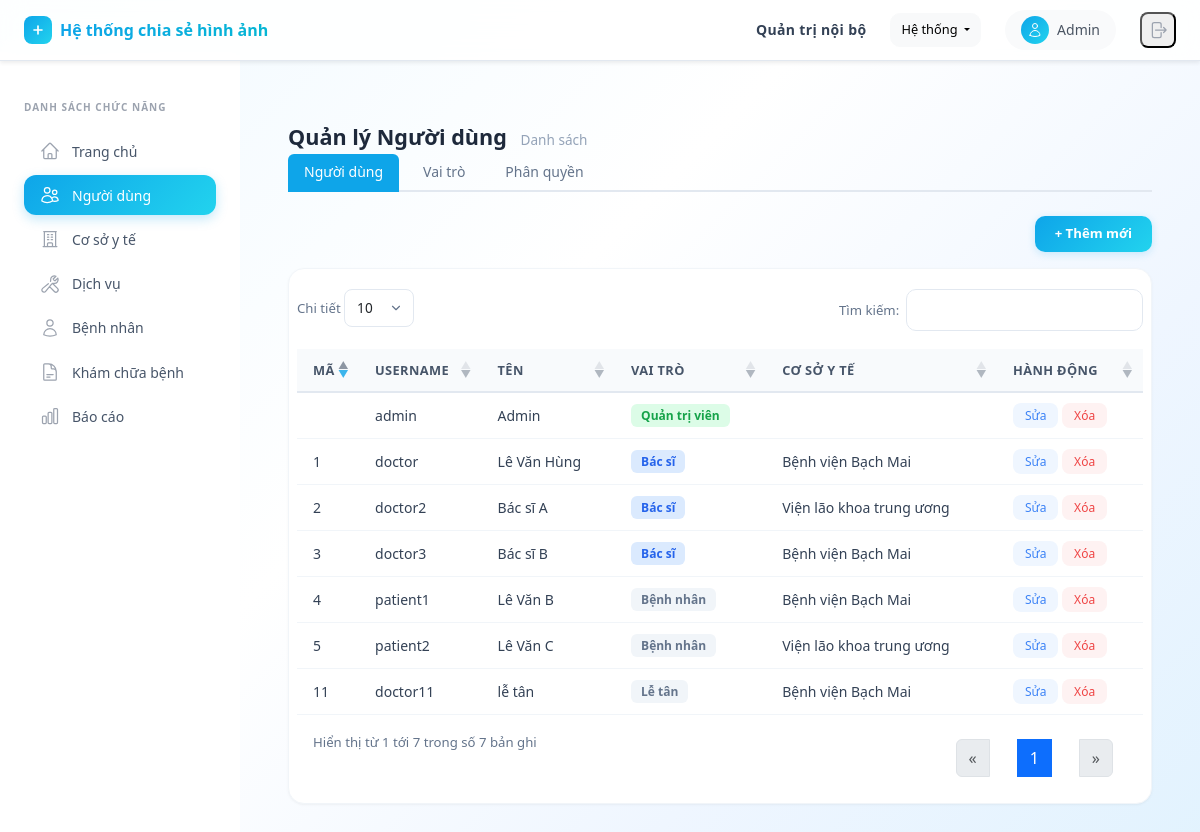
/users/ (signed in), run on the app's committed database.
### api/models.py (models this page shows, shortened)
class User(AbstractUser):
    code = models.CharField(max_length=50, unique=True)
    facility = models.ForeignKey(MedicalFacility, on_delete=models.CASCADE, related_name="users", null=True, blank=True)
    name = models.CharField(max_length=255)
    role = models.ForeignKey(Role, on_delete=models.SET_NULL, null=True, blank=True, related_name='users')
    patient = models.OneToOneField('Patient', on_delete=models.SET_NULL, null=True, blank=True, related_name='user')
    created_at = models.DateTimeField(auto_now_add=True)
    updated_at = models.DateTimeField(auto_now=True)
    @property
    def role_code(self):
        return self.role.code if self.role else None

class Role(models.Model):
    code = models.CharField(max_length=50, unique=True)
    name = models.CharField(max_length=100)
    description = models.TextField(blank=True, null=True)
    permissions = models.ManyToManyField(Permission, blank=True, related_name='roles')
    created_at = models.DateTimeField(auto_now_add=True)
    updated_at = models.DateTimeField(auto_now=True)

class MedicalFacility(models.Model):
    STATUS_CHOICES = [
        ('active', 'Đang hoạt động'),
        ('paused', 'Tạm dừng'),
        ('holiday', 'Nghỉ lễ'),
        ('maintenance', 'Bảo trì'),
        ('closed', 'Ngừng hoạt động'),
    ]
    code = models.CharField(max_length=50, unique=True)
    name = models.CharField(max_length=255)
    address = models.TextField()
    status = models.CharField(max_length=20, choices=STATUS_CHOICES, default='active')
    services = models.ManyToManyField(Service, blank=True, related_name='facilities')

### api/views.py (the view)
# urls.py: path('users/', user_list, name='user_list'),
@admin_required
def user_list(request):
    users = User.objects.select_related('facility', 'role', 'patient').all()
    facilities = MedicalFacility.objects.all()
    roles = Role.objects.all()
    patients = Patient.objects.select_related('user').order_by('identifier')
    patient_role = Role.objects.filter(code='patient').first()
    return render(request, 'user_list.html', {
        'users': users,
        'tab': 'users',
        'subtab': 'users',
        'facilities': facilities,
        'roles': roles,
        'patients': patients,
        'patient_role_id': patient_role.id if patient_role else '',
    })

### api/templates/user_list.html (shortened to what this page needs)
{% extends "base.html" %}
{% load static %}
{% block content %}
<link rel="stylesheet" href="https://cdn.datatables.net/1.13.6/css/dataTables.bootstrap5.min.css">
<h3 class="page-title">Quản lý Người dùng <small>Danh sách</small></h3>
{% include "user_subtabs.html" %}
<div class="table-toolbar">
    <button class="btn-add" data-bs-toggle="modal" data-bs-target="#userModal" onclick="openCreateModal()">+ Thêm mới</button>
</div>
<div class="table-card">
<table id="userTable" class="table">
    <thead>
        <tr>
            <th>Mã</th>
            <th>Username</th>
            <th>Tên</th>
            <th>Vai trò</th>
            <th>Cơ sở y tế</th>
            <th>Hành động</th>
        </tr>
    </thead>
    <tbody>
        {% for u in users %}
        <tr>
            <td><span style="font-weight:500;">{{ u.code }}</span></td>
            <td>{{ u.username }}</td>
            <td>{{ u.name }}</td>
            <td>
                {% if u.role %}
                <span class="badge-role {% if u.role_code == 'admin' %}badge-role-admin{% elif u.role_code == 'doctor' %}badge-role-doctor{% else %}badge-role-default{% endif %}">{{ u.role.name }}</span>
                {% else %}
                <span style="color:#94a3b8;">--</span>
                {% endif %}
            </td>
            <td>{{ u.facility.name|default:"" }}</td>
            <td>
                <button class="btn-action btn-action-edit" data-bs-toggle="modal" data-bs-target="#userModal"
                    onclick="openEditModal('{{ u.id }}', '{{ u.code }}', '{{ u.username }}', '{{ u.name }}', '{{ u.role.id|default:'' }}', '{{ u.facility.id|default:'' }}', '{{ u.patient.id|default:'' }}')">
                    Sửa
                </button>
                <button class="btn-action btn-action-delete" onclick="deleteUser('{{ u.id }}')">Xóa</button>
            </td>
        </tr>
        {% endfor %}
    </tbody>
</table>
</div>
{% endblock %}

### api/templates/base.html (shortened to what this page needs)
﻿<!DOCTYPE html>
<html lang="vi">
<head>
    <script src="https://cdn.tailwindcss.com"></script>
    <link rel="stylesheet" href="https://cdn.jsdelivr.net/npm/bootstrap@5.3.0/dist/css/bootstrap.min.css">
</head>
<body class="min-h-screen" style="margin:0; background: linear-gradient(135deg, #f0f9ff 0%, #ffffff 40%, #eff6ff 70%, #e0f2fe 100%); background-attachment: fixed;">
    <nav class="top-navbar fixed top-0 left-0 right-0 z-50 flex items-center justify-between px-6 py-2.5 shadow-sm">
        <div class="flex items-center gap-3">
            <a href="{% url 'dashboard' %}" class="flex items-center gap-2" style="text-decoration:none;">
                <div class="bg-gradient-to-br from-primary to-cyan-400 rounded-lg p-1.5">
                    <svg class="w-4 h-4 text-white" fill="none" viewBox="0 0 24 24" stroke="currentColor">
                        <path stroke-linecap="round" stroke-linejoin="round" stroke-width="2.5" d="M12 6v6m0 0v6m0-6h6m-6 0H6"/>
                    </svg>
                </div>
                <span class="text-base font-bold bg-gradient-to-r from-primary to-cyan-500 bg-clip-text" style="color:transparent; -webkit-background-clip:text;">Hệ thống chia sẻ hình ảnh</span>
            </a>
        </div>
        <div class="flex items-center gap-4">
            <span class="hidden sm:block text-sm font-semibold text-slate-700 tracking-wide">Quản trị nội bộ</span>
            {% if user.is_authenticated %}
            <div class="dropdown">
                <button class="btn btn-light dropdown-toggle" type="button" data-bs-toggle="dropdown" aria-expanded="false" style="border-radius:10px; font-size:0.8rem; padding:6px 10px;">
                    Hệ thống
                </button>
            </div>
            {% endif %}
            <div class="flex items-center gap-2 bg-gray-50 rounded-full px-3 py-1.5">
                <div class="w-7 h-7 rounded-full bg-gradient-to-br from-primary to-cyan-400 flex items-center justify-center">
                    <svg class="w-4 h-4 text-white" fill="none" viewBox="0 0 24 24" stroke="currentColor">
                        <path stroke-linecap="round" stroke-linejoin="round" stroke-width="1.5" d="M15.75 6a3.75 3.75 0 11-7.5 0 3.75 3.75 0 017.5 0zM4.501 20.118a7.5 7.5 0 0114.998 0A17.933 17.933 0 0112 21.75c-2.676 0-5.216-.584-7.499-1.632z"/>
                    </svg>
                </div>
                <span class="text-sm font-medium text-gray-600">{{ user.name|default:user.username }}</span>
            </div>
            <form action="{% url 'logout' %}" method="post" class="m-0">
                <button type="submit" class="p-1.5 rounded-lg hover:bg-red-50 text-gray-400 hover:text-red-500 transition" title="Đăng xuất">
                    <svg class="w-5 h-5" fill="none" viewBox="0 0 24 24" stroke="currentColor">
                        <path stroke-linecap="round" stroke-linejoin="round" stroke-width="1.5" d="M15.75 9V5.25A2.25 2.25 0 0013.5 3h-6a2.25 2.25 0 00-2.25 2.25v13.5A2.25 2.25 0 007.5 21h6a2.25 2.25 0 002.25-2.25V15m3 0l3-3m0 0l-3-3m3 3H9"/>
                    </svg>
                </button>
            </form>
        </div>
    </nav>
    <aside id="sidebar" class="sidebar fixed top-[52px] left-0 bottom-0 w-60 bg-white border-r border-gray-100 z-40 transform -translate-x-full lg:translate-x-0 transition-transform duration-200 overflow-y-auto">
        <div class="px-4 pt-5 pb-3">
            <p class="text-[10px] font-semibold text-gray-400 uppercase tracking-widest mb-3">Danh sách chức năng</p>
            <nav class="flex flex-col gap-1">
                {% if user.is_authenticated and user.role_code == "admin" %}
                <a href="{% url 'dashboard' %}" class="nav-item-link {% if tab == 'home' %}active{% endif %}">
                    Trang chủ
                </a>
                <a href="{% url 'user_list' %}" class="nav-item-link {% if tab == 'users' %}active{% endif %}">
                    Người dùng
                </a>
                <a href="{% url 'facility_list' %}" class="nav-item-link {% if tab == 'facilities' %}active{% endif %}">
                    Cơ sở y tế
                </a>
                <a href="{% url 'service_list' %}" class="nav-item-link {% if tab == 'services' %}active{% endif %}">
                    Dịch vụ
                </a>
                <a href="{% url 'patient_list' %}" class="nav-item-link {% if tab == 'patients' %}active{% endif %}">
                    <svg class="w-5 h-5 text-gray-400" fill="none" viewBox="0 0 24 24" stroke="currentColor"><path stroke-linecap="round" stroke-linejoin="round" stroke-width="1.5" d="M15.75 6a3.75 3.75 0 11-7.5 0 3.75 3.75 0 017.5 0zM4.501 20.118a7.5 7.5 0 0114.998 0A17.933 17.933 0 0112 21.75c-2.676 0-5.216-.584-7.499-1.632z"/></svg>
                    Bệnh nhân
                </a>
                <a href="{% url 'examination_list' %}" class="nav-item-link {% if tab == 'examinations' %}active{% endif %}">
                    Khám chữa bệnh
                </a>
                <a href="{% url 'report_list' %}" class="nav-item-link {% if tab == 'reports' %}active{% endif %}">
                    Báo cáo
                </a>
                {% endif %}
            </nav>
        </div>
    </aside>
    <main class="lg:ml-60 pt-[52px] min-h-screen">
        <div class="p-5">
            {% block content %}{% endblock %}
        </div>
    </main>
</body>
</html>

### api/templates/base.html (style rules this page uses)
.sidebar { font-family: system-ui, -apple-system, sans-serif; }
.sidebar * { box-sizing: border-box; }
.sidebar a, .sidebar button { text-decoration: none; }
.nav-item-link { display: flex; align-items: center; gap: 0.75rem; padding: 0.6rem 1rem; border-radius: 0.75rem; color: #475569; font-size: 0.875rem; font-weight: 500; transition: all 0.15s; }
.nav-item-link.active { background: linear-gradient(135deg, #0ea5e9, #22d3ee); color: #fff; box-shadow: 0 4px 12px rgba(14,165,233,0.25); }
.nav-item-link.active svg { color: #fff; }
.top-navbar { background: rgba(255,255,255,0.85); backdrop-filter: blur(12px); border-bottom: 1px solid #e2e8f0; }
.table-card { background: #fff; border-radius: 16px; box-shadow: 0 1px 3px rgba(0,0,0,0.04), 0 1px 2px rgba(0,0,0,0.02); border: 1px solid #f1f5f9; overflow: hidden; padding: 8px; }
.table-card .table { margin-bottom: 0; }
.table-card thead th, table.dataTable thead th { background: #f8fafc !important; border-bottom: 2px solid #e2e8f0 !important; color: #475569 !important; font-weight: 600 !important; font-size: 0.8rem !important; text-transform: uppercase; letter-spacing: 0.03em; padding: 12px 16px !important; white-space: nowrap; }
.table-card tbody td, table.dataTable tbody td { padding: 10px 16px !important; font-size: 0.875rem; color: #334155; border-bottom: 1px solid #f1f5f9 !important; vertical-align: middle; }
table.dataTable thead .sorting::after, table.dataTable thead .sorting_asc::after, table.dataTable thead .sorting_desc::after { opacity: 0.4 !important; }
table.dataTable thead .sorting_asc::after, table.dataTable thead .sorting_desc::after { opacity: 0.8 !important; color: #0ea5e9 !important; }
.btn-action { padding: 4px 12px; font-size: 0.75rem; font-weight: 500; border-radius: 8px; border: none; cursor: pointer; transition: all 0.15s; }
.btn-action-edit { background: #eff6ff; color: #3b82f6; }
.btn-action-delete { background: #fef2f2; color: #ef4444; }
.page-title { font-size: 1.35rem; font-weight: 700; color: #1e293b; margin-bottom: 0.25rem; }
.page-title small { font-size: 0.85rem; font-weight: 400; color: #94a3b8; margin-left: 8px; }
.table-toolbar { display: flex; align-items: center; justify-content: space-between; flex-wrap: wrap; gap: 10px; margin-bottom: 16px; }
.btn-add { background: linear-gradient(135deg, #0ea5e9, #22d3ee); color: #fff; font-size: 0.825rem; font-weight: 600; padding: 8px 20px; border-radius: 10px; border: none; cursor: pointer; box-shadow: 0 2px 8px rgba(14,165,233,0.2); transition: all 0.15s; }
.badge-role { display: inline-block; padding: 3px 10px; border-radius: 6px; font-size: 0.75rem; font-weight: 600; }
.badge-role-admin { background: #dcfce7; color: #16a34a; }
.badge-role-doctor { background: #dbeafe; color: #2563eb; }
.badge-role-default { background: #f1f5f9; color: #64748b; }

### data on the page
User: name "Admin", username "admin", role.name "Quản trị viên"
User: code "1", username "doctor", name "Lê Văn Hùng", role.name "Bác sĩ", facility.name "Bệnh viện Bạch Mai"
User: code "2", username "doctor2", name "Bác sĩ A", role.name "Bác sĩ", facility.name "Viện lão khoa trung ương"
User: code "3", username "doctor3", name "Bác sĩ B", role.name "Bác sĩ", facility.name "Bệnh viện Bạch Mai"
User: code "4", username "patient1", name "Lê Văn B", role.name "Bệnh nhân", facility.name "Bệnh viện Bạch Mai"
User: code "5", username "patient2", name "Lê Văn C", role.name "Bệnh nhân", facility.name "Viện lão khoa trung ương"
User: code "11", username "doctor11", name "lễ tân", role.name "Lễ tân", facility.name "Bệnh viện Bạch Mai"
